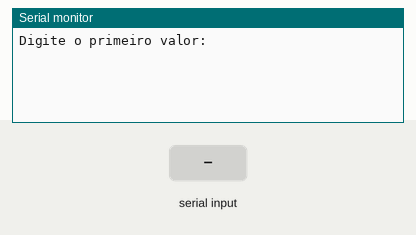
A sketch run on a simulated Arduino Uno, built with avr-gcc and run on an emulated ATmega328P. Shown: the last lines printed to the serial monitor. Inputs (shaded band) come from the test bench.

Above: at 1.2 s.
1.3 s: "90,45\n" received over Serial
At 3.3 s:
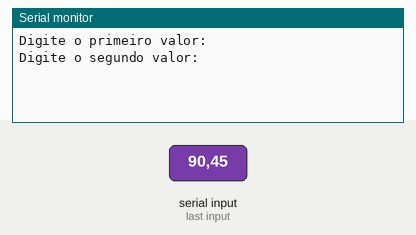
4.1 s: "30,150\n" received over Serial
At 6.4 s:
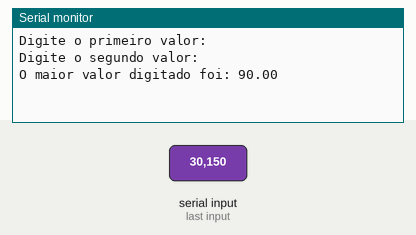

The sketch:

exercicio_14_07_051.ino
```cpp
/*Faça um programa receba dois valores e imprima qual é o maior número
digitado.*/
//variáveis

float valor1, valor2;

void setup() {
  Serial.begin(9600);
}

void loop() {
  Serial.println("Digite o primeiro valor:");
  while (!Serial.available());
  valor1 = Serial.readString().toFloat();

  delay(300); // pequena pausa para limpar o buffer

  Serial.println("Digite o segundo valor:");
  while (!Serial.available());
  valor2 = Serial.readString().toFloat();

  if (valor1 > valor2) {
    Serial.print("O maior valor digitado foi: ");
    Serial.println(valor1);
  } else if (valor2 > valor1) {
    Serial.print("O maior valor digitado foi: ");
    Serial.println(valor2);
  } else {
    Serial.println("Os dois valores sao iguais.");
  }

  while (true); // trava para não repetir
}
```

Measured:
- after the input at 1.3 s, the serial monitor: prints a new line after 1.3 s (image 1)
- after the input at 4.1 s, the serial monitor: prints a new line after 1.0 s (image 2)
